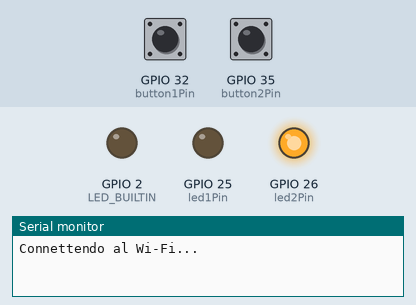
Bench run of a program on a simulated ESP32. Shown: output pins drawn as LEDs (lit = HIGH), the last lines printed to the serial monitor. Inputs (shaded band) come from the test bench; at power-on: GPIO 35 (button2Pin) LOW, GPIO 32 (button1Pin) LOW. WiFi joins after 1.5 s; servers stay silent unless stated; the local clock reads 2024-03-15 10:24:30 at power-on unless the program sets it; random numbers use the default seed unless the program sets one; no MQTT or app messages arrive unless stated.

Above: at 2.2 s.
2.3 s: GPIO 35 (button2Pin) pulled HIGH for 1 s
At 3.4 s:
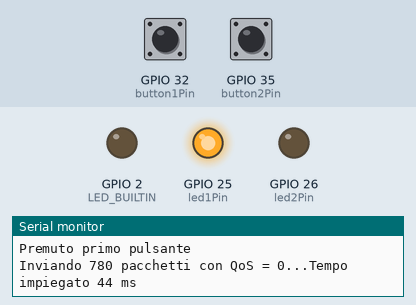
6.3 s: GPIO 32 (button1Pin) pulled HIGH for 1 s
At 7.8 s:
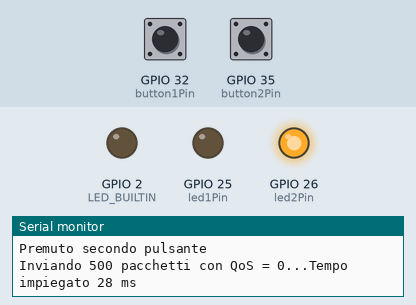
8.8 s: GPIO 35 (button2Pin) pulled HIGH for 0.15 s
At 10.0 s:
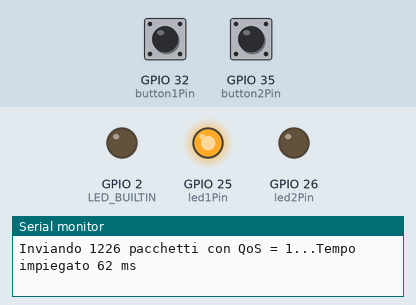
10.4 s: GPIO 32 (button1Pin) pulled HIGH for 3.2 s
At 11.4 s:
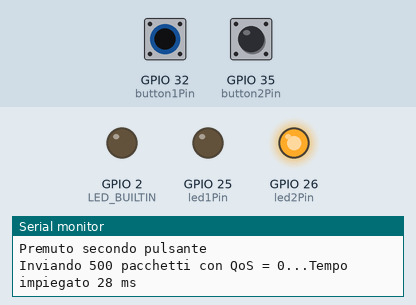
Timing chart, 0 to 13.4 s (numbered marks = the images above; inputs shaded):
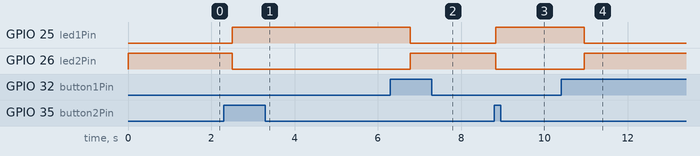

The program:

main.cpp
```cpp
#include <Arduino.h>
#include <AsyncMqttClient.h>
#include <WiFi.h>
#include <time.h>
#include <stdlib.h>
extern "C"
{
#include "freertos/FreeRTOS.h"
#include "freertos/timers.h"
}

#define WIFI_SSID "OnePlus6"
#define WIFI_PASSWORD "test1234"

#define MQTT_HOST IPAddress(192,168,43,116)
#define MQTT_PORT 1883

AsyncMqttClient mqttClient;
TimerHandle_t mqttReconnectTimer;
TimerHandle_t wifiReconnectTimer;

void connectToWifi()    //connessione esp al wi-fi
{
  Serial.println("Connettendo al Wi-Fi...");
  WiFi.begin(WIFI_SSID, WIFI_PASSWORD);
}

void connectToMqtt()    //funzione di connessione al server
{
  Serial.println("Connettendo al server MQTT...");
  mqttClient.setKeepAlive(4);
  mqttClient.setClientId("");
  mqttClient.setCleanSession(true);
  mqttClient.connect();
}

void WiFiEvent(WiFiEvent_t event)   //funzione di gestione eventi wi-fi
{
  Serial.printf("[WiFi-event] evento: %d\n", event);
  switch (event)
  {
  case SYSTEM_EVENT_STA_GOT_IP:   //indirizzo IP ottenuto
    Serial.println("WiFi connesso");
    Serial.println("Indirizzo IP: ");
    Serial.println(WiFi.localIP());
    connectToMqtt();
    break;
  case SYSTEM_EVENT_STA_DISCONNECTED:   // connessione wi-fi persa
    Serial.println("WiFi: connessione persa.");
    xTimerStop(mqttReconnectTimer, 0);  //tentativi di riconnessione con timer
    xTimerStart(wifiReconnectTimer, 0);
    break;
  }
}

void onMqttConnect(bool currentSession)   //funzione di gestione evento connessione al server MQTT
{
  Serial.println("Connesso al server MQTT.");
  Serial.print("Sessione corrente: ");
  Serial.println(currentSession);
}

void onMqttDisconnect(AsyncMqttClientDisconnectReason reason)   //funzione di gestione evento disconnessione dal server MQTT
{
  while (mqttClient.connected())
  {
    Serial.print(".");
    delay(1000);
  }
  Serial.println("Disconnesso dal server MQTT.");
  if (WiFi.isConnected())   //controllo sullo stato della connessione del wi-fi
  {
    xTimerStart(mqttReconnectTimer, 0);   //tentativi di riconnessione con timer
  }
}

void onMqttSubscribe(uint16_t packetId, uint8_t qos)    //funzione di gestione accreditamento riuscito sul server
{
  Serial.println("Subscribe acknowledged.");
  Serial.print("  packetId: ");
  Serial.println(packetId);
  Serial.print("  QOS: ");
  Serial.println(qos);
}

void onMqttUnsubscribe(uint16_t packetId)   //funzione di gestione disaccreditamento dal server
{
  Serial.println("Unsubscribe acknowledged.");
  Serial.print("  packetId: ");
  Serial.println(packetId);
}

void onMqttMessage(char *topic, char *payload, AsyncMqttClientMessageProperties properties, size_t len, size_t index, size_t total)
{
  Serial.println("Publish ricevuto.");
}

int pubacks = 0;
long sendTime;
long returnTime;

void onMqttPublish(uint16_t packetId)
{
  returnTime = millis();
  ++pubacks;
}

int button1Pin = 32;
int button2Pin = 35;
int led1Pin = 25;
int led2Pin = 26;

void setup()
{
  srand(time(NULL));
  Serial.begin(115200);
  Serial.println();
  Serial.println();
  pinMode(LED_BUILTIN, OUTPUT);
  pinMode(button1Pin, INPUT);
  pinMode(button2Pin, INPUT);
  pinMode(led1Pin, OUTPUT);
  pinMode(led2Pin, OUTPUT);

  digitalWrite(led2Pin, HIGH);
  digitalWrite(led1Pin, LOW);

  delay(1000);
  mqttReconnectTimer = xTimerCreate("mqttTimer", pdMS_TO_TICKS(1000), pdFALSE, (void *)0, reinterpret_cast<TimerCallbackFunction_t>(connectToMqtt));
  wifiReconnectTimer = xTimerCreate("wifiTimer", pdMS_TO_TICKS(2000), pdFALSE, (void *)0, reinterpret_cast<TimerCallbackFunction_t>(connectToWifi));

  WiFi.onEvent(WiFiEvent);

  //avvio servizi di connessione al server  MQTT

  mqttClient.onConnect(onMqttConnect);
  mqttClient.onDisconnect(onMqttDisconnect);
  mqttClient.onSubscribe(onMqttSubscribe);
  mqttClient.onUnsubscribe(onMqttUnsubscribe);
  mqttClient.onMessage(onMqttMessage);
  mqttClient.onPublish(onMqttPublish);
  mqttClient.setServer(MQTT_HOST, MQTT_PORT);

  connectToWifi();
  mqttClient.subscribe("return", 1);
}
bool randomize = false;


void loop()
{
  if (mqttClient.connected()) //controllo se sono connesso al server
  {
    long start = millis();    //salvo l'istante iniziale

    if(digitalRead(button2Pin) == HIGH){
      randomize = true;
      digitalWrite(led1Pin, HIGH);
      digitalWrite(led2Pin, LOW);
      Serial.println("Premuto primo pulsante");
    }
    else if(digitalRead(button1Pin) == HIGH){
      randomize = false;
      digitalWrite(led1Pin, LOW);
      digitalWrite(led2Pin, HIGH);
      Serial.println("Premuto secondo pulsante");
    }

    int random_num = randomize ? (rand() % 2000) : 500;
    Serial.printf("Inviando %d pacchetti con QoS = 0...", random_num);
    for (int i = 0; i < random_num; ++i)
    {
      mqttClient.publish("test", 0, false, "pack");   //invio di un pacchetto QOS0 (senza ricezione di acknowledgement) di test
    }

    mqttClient.publish("test", 0, false, "end");    //invio pacchetto finale

    long end = millis();    //salvo l'istante finale

    Serial.printf("Tempo impiegato %ld ms\n", (end - start));
    delay(1000);

    start = millis();   //salvo l'istante iniziale

    Serial.printf("Inviando %d pacchetti con QoS = 1...",random_num);
    for (int i = 0; i < random_num; ++i)
    {
      mqttClient.publish("test", 1, false, "pack");   //invio di un pacchetto QOS1 (con ricezione di acknowledgement)
    }

    end = millis();   //salvo l'istante finale

    Serial.printf("Tempo impiegato %ld ms\n", (end - start));
    delay(1000);

    Serial.printf("Ricevuti %i PUBACKs dopo 1 secondo.\n", pubacks);
    pubacks = 0;
  }
}
```

Measured:
- after the input at 2.3 s, GPIO 25 (led1Pin): LOW → HIGH after 0.21 s; GPIO 26 (led2Pin): HIGH → LOW after 0.21 s
- after the input at 6.3 s, GPIO 25 (led1Pin): HIGH → LOW after 0.48 s; GPIO 26 (led2Pin): LOW → HIGH after 0.48 s
- after the input at 8.8 s, GPIO 25 (led1Pin): LOW → HIGH at once; GPIO 26 (led2Pin): HIGH → LOW at once
- after the input at 10.4 s, GPIO 25 (led1Pin): HIGH → LOW after 0.56 s; GPIO 26 (led2Pin): LOW → HIGH after 0.56 s
